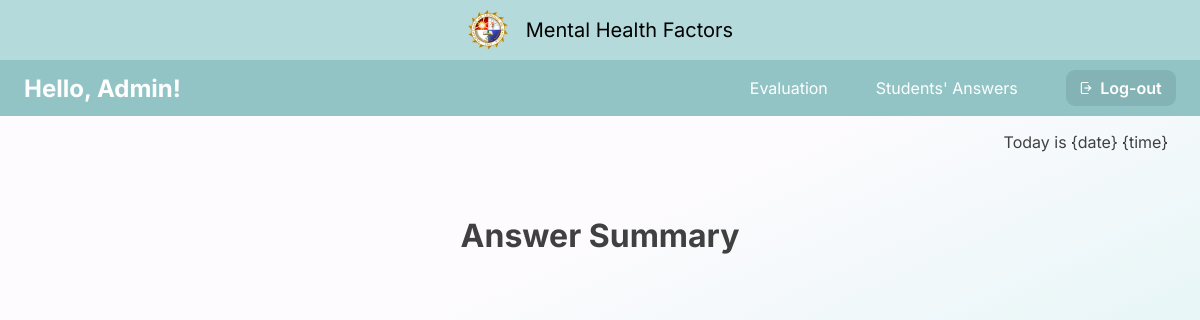
Page /student_answer/5 on the earlier database version.
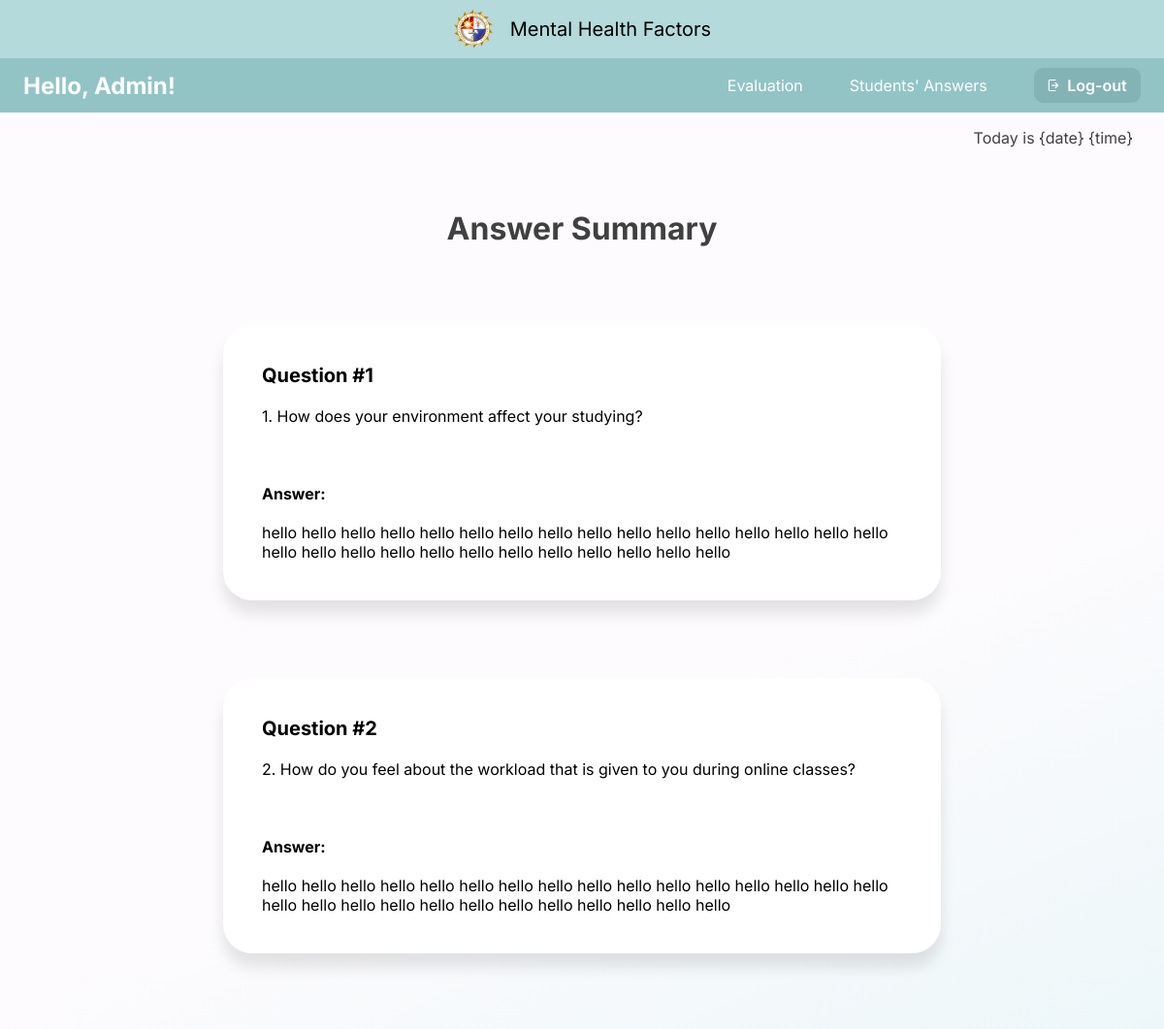
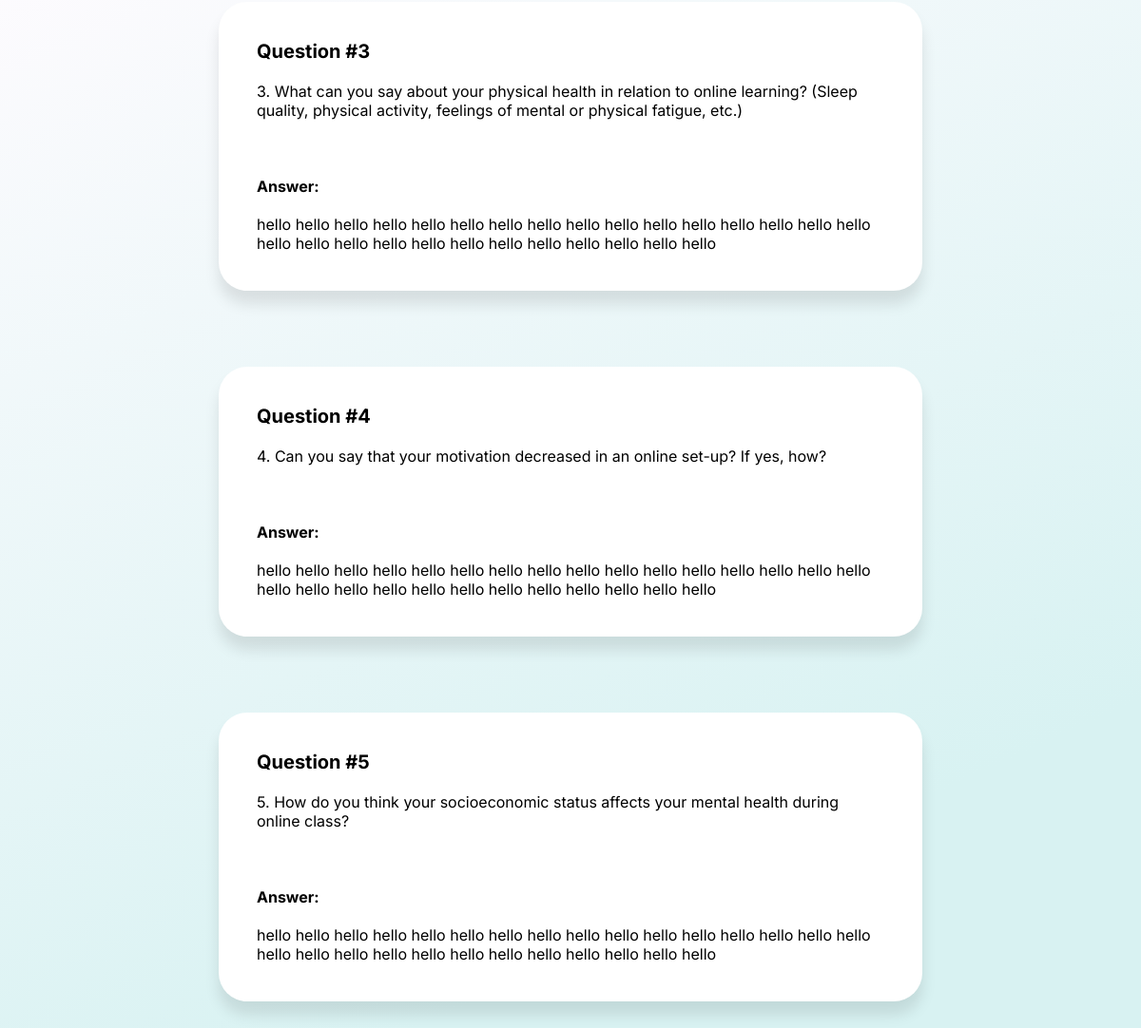
Same page on the later database version (2 pictures, top to bottom).
### capswebsite/models.py (models this page shows, shortened)
class Answers(models.Model):
    email_error_message = 'Email must be: @plm.edu.ph'
    email_regex = RegexValidator(
    regex=r'^[A-Za-z0-9._%+-]+@plm.edu.ph$',
    message=email_error_message
    )
    ID_error_message = 'Faculty ID must be entered in format: 20XXXXXXX'
    ID_regex = RegexValidator(
        regex=r'^20\d{7}$',
        message=ID_error_message
    )
    Year_CHOICES = (
        ('1', '1'),
        ('2', '2'),
        ('3', '3'),
        ('4', '4'),
        ('5', '5'),
        ('6', '6'),
    )
    email = models.EmailField(verbose_name="Email",max_length=60,validators=[email_regex],blank=True)
    firstName = models.CharField(max_length=100, verbose_name='First Name', null=True,blank=True)
    lastName = models.CharField(max_length=100, verbose_name='Last Name', null=True,blank=True)
    numberID = models.CharField(max_length=100,validators=[ID_regex], verbose_name='Number ID', null=True,blank=True)
    college= models.ForeignKey(College, verbose_name='College',null=True,blank=True,on_delete=models.CASCADE)
    course= models.ForeignKey(Course, verbose_name='Course',null=True,blank=True,on_delete=models.CASCADE)
    year = models.CharField(max_length=10, choices=Year_CHOICES, verbose_name='Year', null=True,blank=True)
    block = models.CharField(max_length=10, verbose_name='Block', null=True,blank=True)
    question1 = models.CharField(max_length=1000, verbose_name="question1",null=True, blank =True)
    question2 = models.CharField(max_length=1000, verbose_name="question2",null=True, blank =True)
    question3 = models.CharField(max_length=1000, verbose_name="question3",null=True, blank =True)
    question4 = models.CharField(max_length=1000, verbose_name="question4",null=True, blank =True)
    question5 = models.CharField(max_length=1000, verbose_name="question5",null=True, blank =True)

### capswebsite/views.py (the view)
# urls.py: re_path(r'^student_answer/(?P<pk>[a-zA-Z0-9]+$)', views.student_answer, name='student_answer'),
def student_answer(request, pk):
    answers = Answers.objects.filter(id=pk)
    context = {'answers':answers}
    return render(request, 'admin/student_answer.html',context)

### capswebsite/templates/admin/student_answer.html (shortened to what this page needs)
{% load static %}
{% include 'admin/admin_navbar.html' %}
{% block content %}
<p class="date-time">Today is {date} {time}</p>
<div class="title">Answer Summary</div>
        {% for ans in answers %}
        <div class="qna">
            <span>Question #1</span>
            <br><br>
            1. How does your environment affect your studying?
            <br><br><br><br>
            <label for="answer"><b>Answer:</b></label>
            <br><br>
            {{ans.question1}}
        </div>
        <div class="qna">
            <span>Question #2</span>
            <br><br>
            2. How do you feel about the workload that is given to you during online classes?
            <br><br><br><br>
            <label for="answer"><b>Answer:</b></label>
            <br><br>
            {{ans.question2}}
        </div>
        <div class="qna">
            <span>Question #3</span>
            <br><br>
            3. What can you say about your physical health in relation to online learning? (Sleep quality, physical activity, feelings of mental or physical fatigue, etc.)
            <br><br><br><br>
            <label for="answer"><b>Answer:</b></label>
            <br><br>
            {{ans.question3}}
        </div>
        <div class="qna">
            <span>Question #4</span>
            <br><br>
            4. Can you say that your motivation decreased in an online set-up? If yes, how?
            <br><br><br><br>
            <label for="answer"><b>Answer:</b></label>
            <br><br>
            {{ans.question4}}
        </div>
        <div class="qna">
            <span>Question #5</span>
            <br><br>
            5. How do you think your socioeconomic status affects your mental health during online class?
            <br><br><br><br>
            <label for="answer"><b>Answer:</b></label>
            <br><br>
            {{ans.question5}}
        </div>
{%endfor%}
{% endblock %}

Differences in the rows shown:
added Answers: question1 "hello hello hello hello hello hello hello hello hello hello hello hello hello hello hello hello hello hello hello hello hello hello hello hello hello hello hello hello", question2 "hello hello hello hello hello hello hello hello hello hello hello hello hello hello hello hello hello hello hello hello hello hello hello hello hello hello hello hello", question3 "hello hello hello hello hello hello hello hello hello hello hello hello hello hello hello hello hello hello hello hello hello hello hello hello hello hello hello hello", question4 "hello hello hello hello hello hello hello hello hello hello hello hello hello hello hello hello hello hello hello hello hello hello hello hello hello hello hello hello", question5 "hello hello hello hello hello hello hello hello hello hello hello hello hello hello hello hello hello hello hello hello hello hello hello hello hello hello hello hello"
